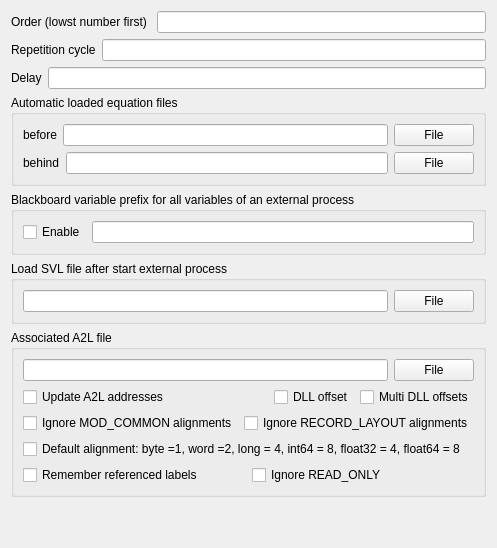
      <widget class="QWidget" name="BehaviorTab">
       <attribute name="title">
        <string>Behavior</string>
       </attribute>
       <layout class="QVBoxLayout" name="verticalLayout_40">
        <item>
         <layout class="QHBoxLayout" name="horizontalLayout_6">
          <item>
           <widget class="QLabel" name="label_3">
            <property name="text">
             <string>Order (lowst number first) </string>
            </property>
           </widget>
          </item>
          <item>
           <widget class="QLineEdit" name="ProcessOrderLineEdit"/>
          </item>
         </layout>
        </item>
        <item>
         <layout class="QHBoxLayout" name="horizontalLayout_7">
          <item>
           <widget class="QLabel" name="label_9">
            <property name="text">
             <string>Repetition cycle</string>
            </property>
           </widget>
          </item>
          <item>
           <widget class="QLineEdit" name="ProcessRepetionCycleLineEdit">
            <property name="text">
             <string/>
            </property>
           </widget>
          </item>
         </layout>
        </item>
        <item>
         <layout class="QHBoxLayout" name="horizontalLayout_8">
          <item>
           <widget class="QLabel" name="label_8">
            <property name="text">
             <string>Delay</string>
            </property>
           </widget>
          </item>
          <item>
           <widget class="QLineEdit" name="ProcessDelayLineEdit"/>
          </item>
         </layout>
        </item>
        <item>
         <widget class="QGroupBox" name="EquationFilesGroupBox">
          <property name="title">
           <string>Automatic loaded equation files</string>
          </property>
          <layout class="QVBoxLayout" name="verticalLayout_3">
           <item>
            <layout class="QHBoxLayout" name="horizontalLayout_9">
             <item>
              <widget class="QLabel" name="label_5">
               <property name="text">
                <string>before</string>
               </property>
              </widget>
             </item>
             <item>
              <widget class="QLineEdit" name="EquationBeforeLineEdit"/>
             </item>
             <item>
              <widget class="QPushButton" name="EquationBeforePushButton">
               <property name="text">
                <string>File</string>
               </property>
              </widget>
             </item>
            </layout>
           </item>
           <item>
            <layout class="QHBoxLayout" name="horizontalLayout_10">
             <item>
              <widget class="QLabel" name="label_6">
               <property name="text">
                <string>behind</string>
               </property>
              </widget>
             </item>
             <item>
              <widget class="QLineEdit" name="EquationBehindLineEdit"/>
             </item>
             <item>
              <widget class="QPushButton" name="EquationBehindPushButton">
               <property name="text">
                <string>File</string>
               </property>
              </widget>
             </item>
            </layout>
           </item>
          </layout>
         </widget>
        </item>
        <item>
         <widget class="QGroupBox" name="PrefixGroupBox">
          <property name="title">
           <string>Blackboard variable prefix for all variables of an external process</string>
          </property>
          <layout class="QVBoxLayout" name="verticalLayout_4">
           <item>
            <layout class="QHBoxLayout" name="horizontalLayout_11">
             <item>
              <widget class="QCheckBox" name="PrefixCheckBox">
               <property name="text">
                <string>Enable</string>
               </property>
              </widget>
             </item>
             <item>
              <widget class="QLineEdit" name="PrefixLineEdit"/>
             </item>
            </layout>
           </item>
          </layout>
         </widget>
        </item>
        <item>
         <widget class="QGroupBox" name="SVLGroupBox">
          <property name="title">
           <string>Load SVL file after start external process</string>
          </property>
          <layout class="QVBoxLayout" name="verticalLayout_5">
           <item>
            <layout class="QHBoxLayout" name="horizontalLayout_12">
             <item>
              <widget class="QLineEdit" name="SVLLineEdit"/>
             </item>
             <item>
              <widget class="QPushButton" name="SVLFilePushButton">
               <property name="text">
                <string>File</string>
               </property>
              </widget>
             </item>
            </layout>
           </item>
          </layout>
         </widget>
        </item>
        <item>
         <widget class="QGroupBox" name="groupBox_3">
          <property name="title">
           <string>Associated A2L file</string>
          </property>
          <layout class="QVBoxLayout" name="verticalLayout_6">
           <item>
            <layout class="QHBoxLayout" name="horizontalLayout_52">
             <item>
              <widget class="QLineEdit" name="A2LLineEdit"/>
             </item>
             <item>
              <widget class="QPushButton" name="A2LPushButton">
               <property name="text">
                <string>File</string>
               </property>
              </widget>
             </item>
            </layout>
           </item>
           <item>
            <layout class="QHBoxLayout" name="horizontalLayout_53">
             <item>
              <widget class="QCheckBox" name="UpdateA2LCheckBox">
               <property name="text">
                <string>Update A2L addresses</string>
               </property>
              </widget>
             </item>
             <item>
              <spacer name="horizontalSpacer_17">
               <property name="orientation">
                <enum>Qt::Horizontal</enum>
               </property>
               <property name="sizeHint" stdset="0">
                <size>
                 <width>40</width>
                 <height>20</height>
                </size>
               </property>
              </spacer>
             </item>
             <item>
              <widget class="QCheckBox" name="UpdateDLLA2LCheckBox">
               <property name="text">
                <string>DLL offset</string>
               </property>
              </widget>
             </item>
             <item>
              <widget class="QCheckBox" name="UpdateMultiDLLA2LCheckBox">
               <property name="text">
                <string>Multi DLL offsets</string>
               </property>
              </widget>
             </item>
            </layout>
           </item>
           <item>
            <layout class="QHBoxLayout" name="horizontalLayout_54">
             <item>
              <widget class="QCheckBox" name="IgnoreModCommonAlignmentsCheckBox">
               <property name="text">
                <string>Ignore MOD_COMMON alignments</string>
               </property>
              </widget>
             </item>
             <item>
              <widget class="QCheckBox" name="IgnoreRecordLayoutAlignmentsCheckBox">
               <property name="text">
                <string>Ignore RECORD_LAYOUT alignments</string>
               </property>
              </widget>
             </item>
            </layout>
           </item>
           <item>
            <widget class="QCheckBox" name="DefaultAlignmentCheckBox">
             <property name="text">
              <string>Default alignment: byte =1, word =2, long = 4, int64 = 8, float32 = 4, float64 = 8</string>
             </property>
            </widget>
           </item>
           <item>
            <layout class="QHBoxLayout" name="horizontalLayout_55">
             <item>
              <widget class="QCheckBox" name="RememberReferencedCheckBox">
               <property name="text">
                <string>Remember referenced labels</string>
               </property>
              </widget>
             </item>
             <item>
              <widget class="QCheckBox" name="IgnoreReadOnlyCheckBox">
               <property name="text">
                <string>Ignore READ_ONLY</string>
               </property>
              </widget>
             </item>
            </layout>
           </item>
          </layout>
         </widget>
        </item>
        <item>
         <spacer name="verticalSpacer_2">
          <property name="orientation">
           <enum>Qt::Vertical</enum>
          </property>
          <property name="sizeHint" stdset="0">
           <size>
            <width>20</width>
            <height>40</height>
           </size>
          </property>
         </spacer>
        </item>
       </layout>
      </widget>
